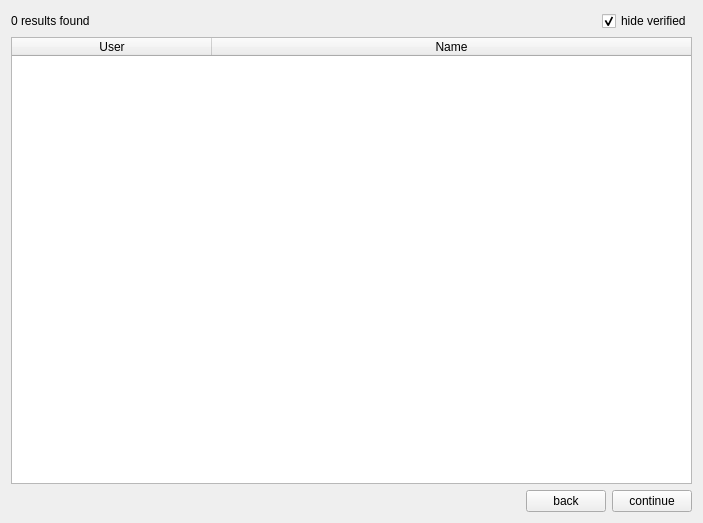
<?xml version="1.0" encoding="UTF-8"?>
<ui version="4.0">
 <class>TableForm</class>
 <widget class="QWidget" name="TableForm">
  <property name="geometry">
   <rect>
    <x>0</x>
    <y>0</y>
    <width>703</width>
    <height>523</height>
   </rect>
  </property>
  <property name="windowTitle">
   <string>Form</string>
  </property>
  <layout class="QVBoxLayout" name="verticalLayout">
   <item>
    <widget class="QWidget" name="widget_2" native="true">
     <layout class="QHBoxLayout" name="horizontalLayout_2">
      <property name="leftMargin">
       <number>0</number>
      </property>
      <property name="topMargin">
       <number>0</number>
      </property>
      <property name="rightMargin">
       <number>0</number>
      </property>
      <property name="bottomMargin">
       <number>0</number>
      </property>
      <item>
       <widget class="QLabel" name="label">
        <property name="text">
         <string>0 results found</string>
        </property>
       </widget>
      </item>
      <item>
       <widget class="QCheckBox" name="checkBox">
        <property name="sizePolicy">
         <sizepolicy hsizetype="Fixed" vsizetype="Fixed">
          <horstretch>0</horstretch>
          <verstretch>0</verstretch>
         </sizepolicy>
        </property>
        <property name="text">
         <string>hide verified</string>
        </property>
        <property name="checked">
         <bool>true</bool>
        </property>
       </widget>
      </item>
     </layout>
    </widget>
   </item>
   <item>
    <widget class="QTableWidget" name="table">
     <property name="editTriggers">
      <set>QAbstractItemView::EditTrigger::NoEditTriggers</set>
     </property>
     <property name="selectionBehavior">
      <enum>QAbstractItemView::SelectionBehavior::SelectRows</enum>
     </property>
     <attribute name="horizontalHeaderDefaultSectionSize">
      <number>200</number>
     </attribute>
     <attribute name="horizontalHeaderStretchLastSection">
      <bool>true</bool>
     </attribute>
     <column>
      <property name="text">
       <string>User</string>
      </property>
     </column>
     <column>
      <property name="text">
       <string>Name</string>
      </property>
     </column>
    </widget>
   </item>
   <item>
    <widget class="QWidget" name="widget" native="true">
     <layout class="QHBoxLayout" name="horizontalLayout">
      <property name="leftMargin">
       <number>0</number>
      </property>
      <property name="topMargin">
       <number>0</number>
      </property>
      <property name="rightMargin">
       <number>0</number>
      </property>
      <property name="bottomMargin">
       <number>0</number>
      </property>
      <item>
       <spacer name="horizontalSpacer">
        <property name="orientation">
         <enum>Qt::Orientation::Horizontal</enum>
        </property>
        <property name="sizeHint" stdset="0">
         <size>
          <width>510</width>
          <height>20</height>
         </size>
        </property>
       </spacer>
      </item>
      <item>
       <widget class="QPushButton" name="btnBack">
        <property name="text">
         <string>back</string>
        </property>
       </widget>
      </item>
      <item>
       <widget class="QPushButton" name="btnContinue">
        <property name="text">
         <string>continue</string>
        </property>
       </widget>
      </item>
     </layout>
    </widget>
   </item>
  </layout>
 </widget>
 <resources/>
 <connections/>
</ui>
